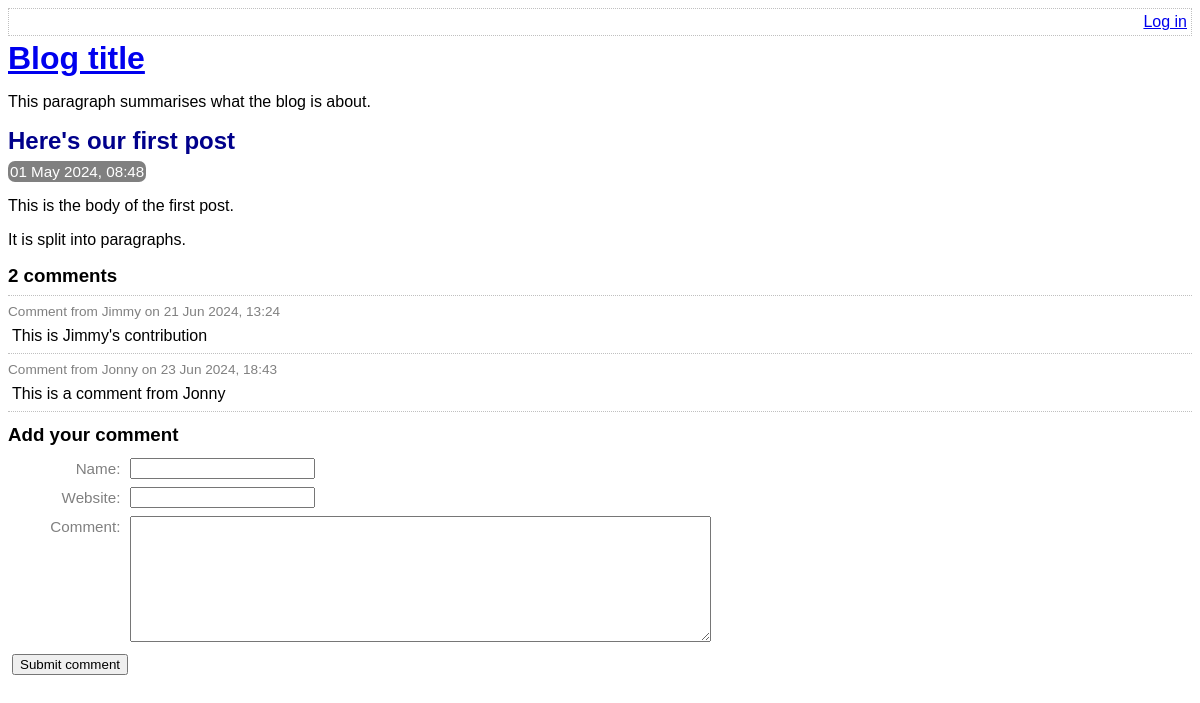
The app's page /view-post.php?post_id=1, older data.
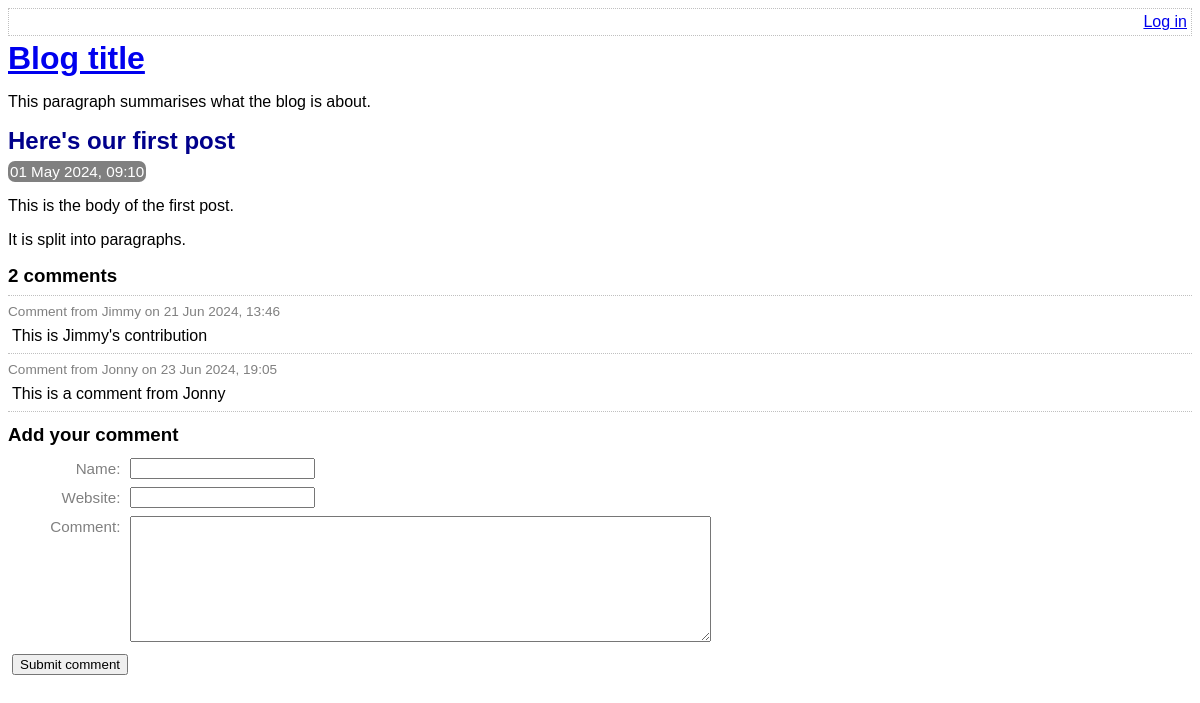
The same page, newer data.
### tables this page shows
CREATE TABLE post (
	id INTEGER PRIMARY KEY AUTOINCREMENT NOT NULL,
	title VARCHAR NOT NULL,
	body VARCHAR NOT NULL,
	user_id INTEGER NOT NULL,
	created_at VARCHAR NOT NULL,
	updated_at VARCHAR,
	FOREIGN KEY (user_id) REFERENCES user(id)
);

CREATE TABLE comment (
	id INTEGER PRIMARY KEY AUTOINCREMENT NOT NULL,
	post_id INTEGER NOT NULL,
	created_at VARCHAR NOT NULL,
	name VARCHAR NOT NULL,
	website VARCHAR,
	text VARCHAR NOT NULL,
	FOREIGN KEY (post_id) REFERENCES post(id)
);

### lib/view-post.php (called while the page is built, shortened)
<?php
function getPostRow(PDO $pdo, $postId)
{
    $stmt = $pdo->prepare(
        'SELECT
            title, created_at, body
        FROM
            post
        WHERE
            id = :id'
    );
    $result = $stmt->execute(
        array('id' => $postId, )
    );
    $row = $stmt->fetch(PDO::FETCH_ASSOC);
    return $row;
}

### view-post.php (the view, shortened to what this page needs)
<?php
require_once 'lib/common.php';
require_once 'lib/view-post.php';
if (isset($_GET['post_id']))
{
    $postId = $_GET['post_id'];
}
else
{
    $postId = 0;
}
$pdo = getPDO();
$row = getPostRow($pdo, $postId);
?>
<!DOCTYPE html>
<html>
    <head>
        <?php require 'templates/head.php' ?>
    </head>
    <body>
        <?php require 'templates/title.php' ?>
        <div class="post">
            <h2>
                <?php echo htmlEscape($row['title']) ?>
            </h2>
            <div class="date">
                <?php echo convertSqlDate($row['created_at']) ?>
            </div>
            <?php echo convertNewlinesToParagraphs($row['body']) ?>
        </div>
        <div class="comment-list">
            <h3><?php echo countCommentsForPost($pdo, $postId) ?> comments</h3>
            <?php foreach (getCommentsForPost($pdo, $postId) as $comment): ?>
                <div class="comment">
                    <div class="comment-meta">
                        Comment from
                        <?php echo htmlEscape($comment['name']) ?>
                        on
                        <?php echo convertSqlDate($comment['created_at']) ?>
                    </div>
                    <div class="comment-body">
                        <?php echo convertNewlinesToParagraphs($comment['text']) ?>
                    </div>
                </div>
            <?php endforeach ?>
        </div>
        <?php require 'templates/comment-form.php' ?>
    </body>
</html>

### lib/common.php (shortened to what this page needs)
<?php
function htmlEscape($html)
{
    return htmlspecialchars($html, ENT_HTML5, 'UTF-8');
}
function convertSqlDate($sqlDate)
{
    $date = DateTime::createFromFormat('Y-m-d H:i:s', $sqlDate);
    return $date->format('d M Y, H:i');
}
function convertNewlinesToParagraphs($text)
{
    $escaped = htmlEscape($text);
    return '<p>' . str_replace("\n", "</p><p>", $escaped) . '</p>';
}
function countCommentsForPost(PDO $pdo, $postId)
{
    $sql = "
        SELECT
            COUNT(*) c
        FROM
            comment
        WHERE
            post_id = :post_id
    ";
    $stmt = $pdo->prepare($sql);
    $stmt->execute(
        array('post_id' => $postId, )
    );
    return (int) $stmt->fetchColumn();
}
function getCommentsForPost(PDO $pdo, $postId)
{
    $sql = "
        SELECT
            id, name, text, created_at, website
        FROM
            comment
        WHERE
            post_id = :post_id
    ";
    $stmt = $pdo->prepare($sql);
    $stmt->execute(
        array('post_id' => $postId, )
    );
    return $stmt->fetchAll(PDO::FETCH_ASSOC);
}

Row changes from the older to the newer data that the page shows:
changed post "Here's our first post": created_at "01 May 2024, 08:48" → "01 May 2024, 09:10"
changed comment "This is Jimmy's contribution": created_at "21 Jun 2024, 13:24" → "21 Jun 2024, 13:46"
changed comment "This is a comment from Jonny": created_at "23 Jun 2024, 18:43" → "23 Jun 2024, 19:05"
